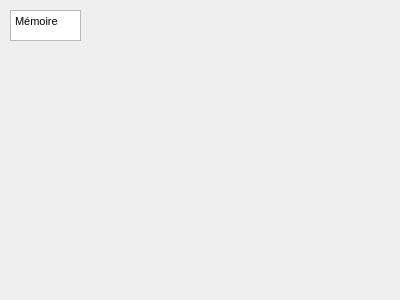
<?xml version="1.0" encoding="UTF-8"?>
<ui version="4.0">
 <class>DebugMemoryWindow</class>
 <widget class="QWidget" name="DebugMemoryWindow">
  <property name="geometry">
   <rect>
    <x>0</x>
    <y>0</y>
    <width>400</width>
    <height>300</height>
   </rect>
  </property>
  <property name="windowTitle">
   <string>Debug Memory</string>
  </property>
  <widget class="QTextEdit" name="textEdit">
   <property name="geometry">
    <rect>
     <x>10</x>
     <y>10</y>
     <width>71</width>
     <height>31</height>
    </rect>
   </property>
   <property name="html">
    <string>&lt;!DOCTYPE HTML PUBLIC &quot;-//W3C//DTD HTML 4.0//EN&quot; &quot;http://www.w3.org/TR/REC-html40/strict.dtd&quot;&gt;
&lt;html&gt;&lt;head&gt;&lt;meta name=&quot;qrichtext&quot; content=&quot;1&quot; /&gt;&lt;style type=&quot;text/css&quot;&gt;
p, li { white-space: pre-wrap; }
&lt;/style&gt;&lt;/head&gt;&lt;body style=&quot; font-family:'MS Shell Dlg 2'; font-size:8.25pt; font-weight:400; font-style:normal;&quot;&gt;
&lt;p style=&quot; margin-top:0px; margin-bottom:0px; margin-left:0px; margin-right:0px; -qt-block-indent:0; text-indent:0px;&quot;&gt;Mémoire&lt;/p&gt;&lt;/body&gt;&lt;/html&gt;</string>
   </property>
  </widget>
 </widget>
 <resources/>
 <connections/>
</ui>
